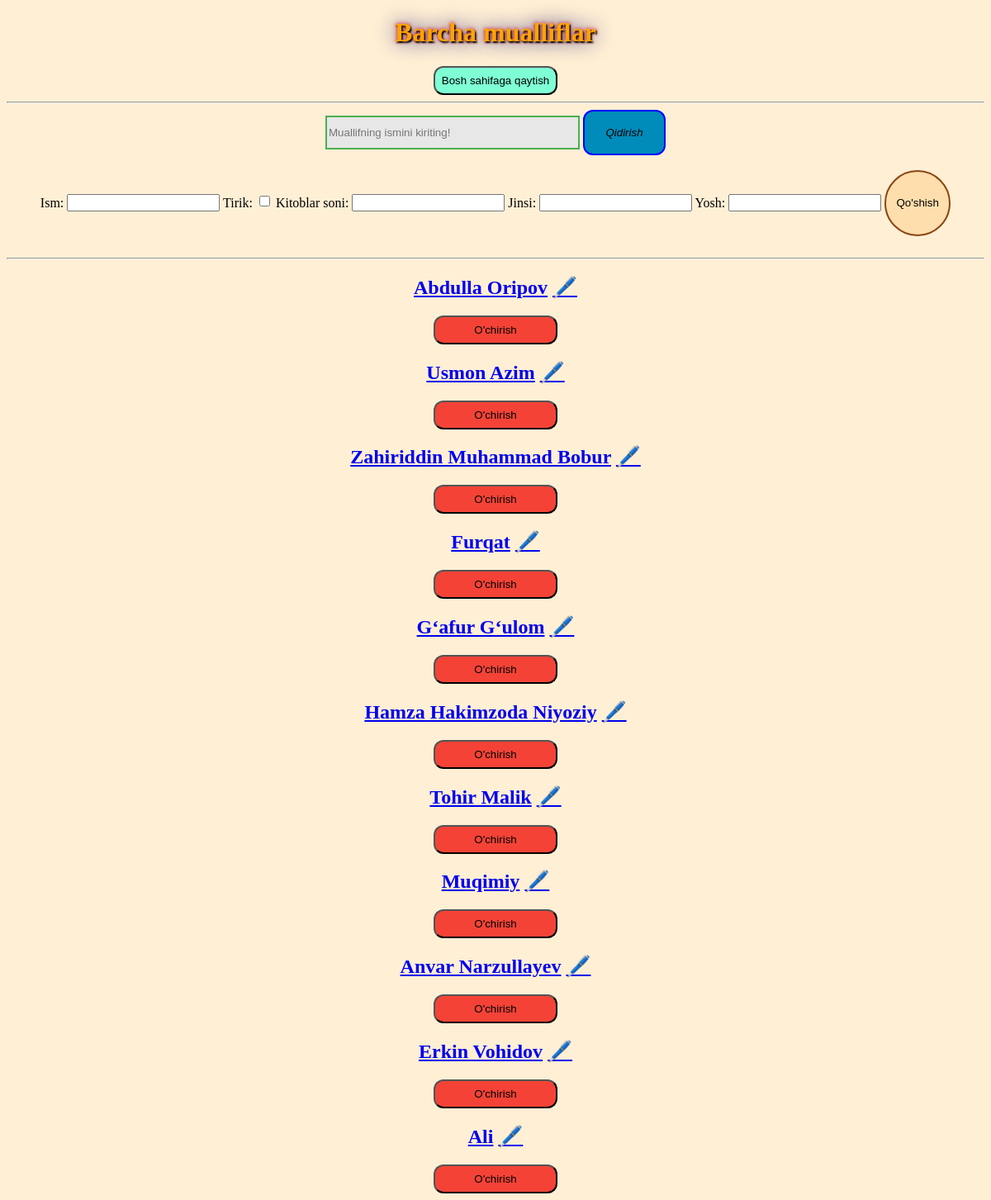
/all_mualliflar/, run on the app's committed database.
### asosiy/models.py (models this page shows, shortened)
class Muallif(models.Model):
    ism=models.CharField(max_length=25)
    tirik=models.BooleanField()
    kitoblar_soni=models.SmallIntegerField()
    jinsi=models.CharField(max_length=10)
    yosh = models.PositiveSmallIntegerField(default=45,null=True)

### asosiy/views.py (the view, shortened to what this page needs)
# urls.py: path('all_mualliflar/',all_muallif),
def all_muallif(request):
    qidirish=request.GET.get('qidirish')
    if qidirish is None or qidirish=='':
        all_muallif = Muallif.objects.all()
    else:
        all_muallif=Muallif.objects.filter(ism__contains=qidirish)
    data={'muallif':all_muallif,
          'forma':MuallifForm}
    return render(request,'all_muallif.html',data)

### templates/all_muallif.html (shortened to what this page needs)
<!DOCTYPE html>
<html lang="en" xmlns="http://www.w3.org/1999/html">
<head>
</head>
<body>
<center><h1 ><a>Barcha mualliflar</a></h1>
  <a href="/bosh_sahifa/"><button class="sahifa">Bosh sahifaga qaytish </button></a>
    <hr>
    <form method="get">
        <input type="text" name="qidirish" placeholder="Muallifning ismini kiriting!" class="cc">
        <button type="submit" class="bb"><em>Qidirish</em></button>
    </form>
<br>
<form method="post" action="/all_mualliflar/"> {% csrf_token%}
{{forma}}
    <button type="submit" class="buttun">Qo'shish</button>
</form>
<br>
<hr>
{% for i in muallif %}
<h2> <a href="/muallif/{{i.id}}" >{{i.ism}}</a> <a href="/muallif_edit/{{i.id}}">🖊️</a> </h2>
<a href="/muallif_uchir/{{i.id}}/"><button class="aa">O'chirish</button></a>
{% endfor %}
</center>
</body>
</html>

### templates/all_muallif.html (style rules this page uses)
body { background-color: PapayaWhip; }
.aa { width: 150px; height: 35px; background-color: #f44336; transition: 0.2s; border-radius: 12px; }
.bb { width: 100px; height: 55px; background-color: #008CBA; border-radius: 12px; transition: 0.2s; border: 2px solid #0000FF; }
.cc { width: 300px; height: 35px; background-color: #e7e7e7; color: black; border: 2px solid #4CAF50; }
.buttun { width: 80px; height: 80px; background-color: #FFDEAD; border-radius: 50%; transition: 0.2s; border: 2px solid #8B4513; }
.sahifa { width: 150px; height: 35px; background-color: #7FFFD4; transition: 0.2s; border-radius: 12px; }
h1 { color: Orange; text-shadow: 1.5px 1.5px 2px black, 0 0 25px MidnightBlue, 0 0 5px red; }

### data on the page
Muallif: ism "Abdulla Oripov"
Muallif: ism "Usmon Azim"
Muallif: ism "Zahiriddin Muhammad Bobur"
Muallif: ism "Furqat"
Muallif: ism "Gʻafur Gʻulom"
Muallif: ism "Hamza Hakimzoda Niyoziy"
Muallif: ism "Tohir Malik"
Muallif: ism "Muqimiy"
Muallif: ism "Anvar Narzullayev"
Muallif: ism "Erkin Vohidov"
Muallif: ism "Ali"
